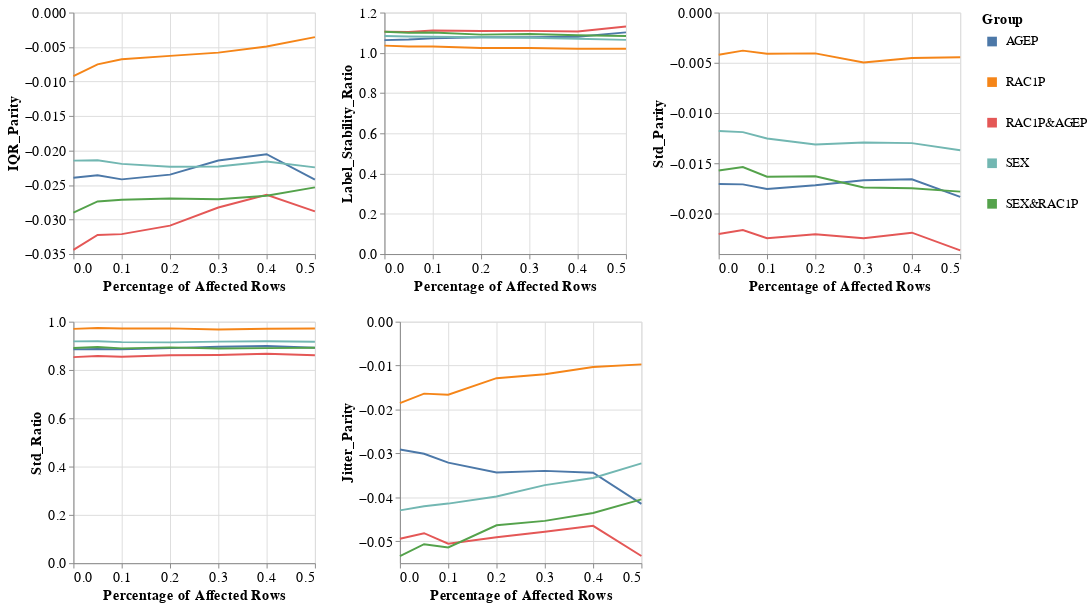

The notebook cell saved with this chart:
### Markdown cell above
### Group metrics per dataset and model

### Code cell
visualizer.create_groups_grid_pct_lines_plot(model_name=MODEL_NAMES[0],
                                             target_preprocessing_technique=PREPROCESSING_TECHNIQUES[0],
                                             group_metrics_type='variance')

### Figure 1 — Vega-Lite specification as saved in the notebook (floating-point values rounded to 4 significant figures)
{"config": {"view": {"continuousWidth": 400, "continuousHeight": 300}, "axis": {"labelFontSize": 15, "titleFontSize": 15}, "legend": {"labelFontSize": 13, "symbolStrokeWidth": 10, "titleFontSize": 15}}, "vconcat": [{"hconcat": [{"mark": "line", "encoding": {"color": {"field": "Group", "type": "nominal"}, "x": {"field": "Percentage", "title": "Percentage of Affected Rows", "type": "quantitative"}, "y": {"field": "Metric_Value", "title": "IQR_Parity", "type": "quantitative"}}, "height": 250, "width": 250}, {"data": {"name": "data-b93d85f6df326695f2cd91fbb3cf0f01"}, "mark": "line", "encoding": {"color": {"field": "Group", "type": "nominal"}, "x": {"field": "Percentage", "title": "Percentage of Affected Rows", "type": "quantitative"}, "y": {"field": "Metric_Value", "title": "Label_Stability_Ratio", "type": "quantitative"}}, "height": 250, "width": 250}, {"data": {"name": "data-0d9e8126d1ada0380030b4e2690999a8"}, "mark": "line", "encoding": {"color": {"field": "Group", "type": "nominal"}, "x": {"field": "Percentage", "title": "Percentage of Affected Rows", "type": "quantitative"}, "y": {"field": "Metric_Value", "title": "Std_Parity", "type": "quantitative"}}, "height": 250, "width": 250}]}, {"hconcat": [{"mark": "line", "encoding": {"color": {"field": "Group", "type": "nominal"}, "x": {"field": "Percentage", "title": "Percentage of Affected Rows", "type": "quantitative"}, "y": {"field": "Metric_Value", "title": "Std_Ratio", "type": "quantitative"}}, "height": 250, "width": 250}, {"data": {"name": "data-0247d5ad75c874aca2ae61397e365b96"}, "mark": "line", "encoding": {"color": {"field": "Group", "type": "nominal"}, "x": {"field": "Percentage", "title": "Percentage of Affected Rows", "type": "quantitative"}, "y": {"field": "Metric_Value", "title": "Jitter_Parity", "type": "quantitative"}}, "height": 250, "width": 250}], "data": {"name": "data-4e2c5392d53b18b516d1f5e9a4ae5f09"}}], "data": {"name": "data-d7409fc9b0b6319469786d5ee09371ed"}, "$schema": "https://vega.github.io/schema/vega-lite/v4.17.0.json", "datasets": {"data-d7409fc9b0b6319469786d5ee09371ed": [{"Model_Name": "DecisionTreeClassifier", "Metric": "IQR_Parity", "Group": "AGEP", "Metric_Value": -0.02393, "Percentage": 0.0}, {"Model_Name": "DecisionTreeClassifier", "Metric": "IQR_Parity", "Group": "RAC1P", "Metric_Value": -0.009228, "Percentage": 0.0}, {"Model_Name": "DecisionTreeClassifier", "Metric": "IQR_Parity", "Group": "RAC1P&AGEP", "Metric_Value": -0.0344, "Percentage": 0.0}, {"Model_Name": "DecisionTreeClassifier", "Metric": "IQR_Parity", "Group": "SEX", "Metric_Value": -0.02145, "Percentage": 0.0}, {"Model_Name": "DecisionTreeClassifier", "Metric": "IQR_Parity", "Group": "SEX&RAC1P", "Metric_Value": -0.02901, "Percentage": 0.0}, {"Model_Name": "DecisionTreeClassifier", "Metric": "IQR_Parity", "Group": "AGEP", "Metric_Value": -0.02357, "Percentage": 0.05}, {"Model_Name": "DecisionTreeClassifier", "Metric": "IQR_Parity", "Group": "RAC1P", "Metric_Value": -0.007504, "Percentage": 0.05}, {"Model_Name": "DecisionTreeClassifier", "Metric": "IQR_Parity", "Group": "RAC1P&AGEP", "Metric_Value": -0.03223, "Percentage": 0.05}, {"Model_Name": "DecisionTreeClassifier", "Metric": "IQR_Parity", "Group": "SEX", "Metric_Value": -0.02141, "Percentage": 0.05}, {"Model_Name": "DecisionTreeClassifier", "Metric": "IQR_Parity", "Group": "SEX&RAC1P", "Metric_Value": -0.02738, "Percentage": 0.05}, {"Model_Name": "DecisionTreeClassifier", "Metric": "IQR_Parity", "Group": "AGEP", "Metric_Value": -0.02417, "Percentage": 0.1}, {"Model_Name": "DecisionTreeClassifier", "Metric": "IQR_Parity", "Group": "RAC1P", "Metric_Value": -0.006762, "Percentage": 0.1}, {"Model_Name": "DecisionTreeClassifier", "Metric": "IQR_Parity", "Group": "RAC1P&AGEP", "Metric_Value": -0.03211, "Percentage": 0.1}, {"Model_Name": "DecisionTreeClassifier", "Metric": "IQR_Parity", "Group": "SEX", "Metric_Value": -0.02193, "Percentage": 0.1}, {"Model_Name": "DecisionTreeClassifier", "Metric": "IQR_Parity", "Group": "SEX&RAC1P", "Metric_Value": -0.02713, "Percentage": 0.1}, {"Model_Name": "DecisionTreeClassifier", "Metric": "IQR_Parity", "Group": "AGEP", "Metric_Value": -0.02349, "Percentage": 0.2}, {"Model_Name": "DecisionTreeClassifier", "Metric": "IQR_Parity", "Group": "RAC1P", "Metric_Value": -0.006274, "Percentage": 0.2}, {"Model_Name": "DecisionTreeClassifier", "Metric": "IQR_Parity", "Group": "RAC1P&AGEP", "Metric_Value": -0.03088, "Percentage": 0.2}, {"Model_Name": "DecisionTreeClassifier", "Metric": "IQR_Parity", "Group": "SEX", "Metric_Value": -0.02234, "Percentage": 0.2}, {"Model_Name": "DecisionTreeClassifier", "Metric": "IQR_Parity", "Group": "SEX&RAC1P", "Metric_Value": -0.02695, "Percentage": 0.2}, {"Model_Name": "DecisionTreeClassifier", "Metric": "IQR_Parity", "Group": "AGEP", "Metric_Value": -0.02145, "Percentage": 0.3}, {"Model_Name": "DecisionTreeClassifier", "Metric": "IQR_Parity", "Group": "RAC1P", "Metric_Value": -0.005806, "Percentage": 0.3}, {"Model_Name": "DecisionTreeClassifier", "Metric": "IQR_Parity", "Group": "RAC1P&AGEP", "Metric_Value": -0.02825, "Percentage": 0.3}, {"Model_Name": "DecisionTreeClassifier", "Metric": "IQR_Parity", "Group": "SEX", "Metric_Value": -0.02231, "Percentage": 0.3}, {"Model_Name": "DecisionTreeClassifier", "Metric": "IQR_Parity", "Group": "SEX&RAC1P", "Metric_Value": -0.02706, "Percentage": 0.3}, {"Model_Name": "DecisionTreeClassifier", "Metric": "IQR_Parity", "Group": "AGEP", "Metric_Value": -0.02053, "Percentage": 0.4}, {"Model_Name": "DecisionTreeClassifier", "Metric": "IQR_Parity", "Group": "RAC1P", "Metric_Value": -0.004919, "Percentage": 0.4}, {"Model_Name": "DecisionTreeClassifier", "Metric": "IQR_Parity", "Group": "RAC1P&AGEP", "Metric_Value": -0.02641, "Percentage": 0.4}, {"Model_Name": "DecisionTreeClassifier", "Metric": "IQR_Parity", "Group": "SEX", "Metric_Value": -0.02159, "Percentage": 0.4}, {"Model_Name": "DecisionTreeClassifier", "Metric": "IQR_Parity", "Group": "SEX&RAC1P", "Metric_Value": -0.02655, "Percentage": 0.4}, {"Model_Name": "DecisionTreeClassifier", "Metric": "IQR_Parity", "Group": "AGEP", "Metric_Value": -0.0242, "Percentage": 0.5}, {"Model_Name": "DecisionTreeClassifier", "Metric": "IQR_Parity", "Group": "RAC1P", "Metric_Value": -0.003556, "Percentage": 0.5}, {"Model_Name": "DecisionTreeClassifier", "Metric": "IQR_Parity", "Group": "RAC1P&AGEP", "Metric_Value": -0.02883, "Percentage": 0.5}, {"Model_Name": "DecisionTreeClassifier", "Metric": "IQR_Parity", "Group": "SEX", "Metric_Value": -0.02244, "Percentage": 0.5}, {"Model_Name": "DecisionTreeClassifier", "Metric": "IQR_Parity", "Group": "SEX&RAC1P", "Metric_Value": -0.02533, "Percentage": 0.5}], "data-b93d85f6df326695f2cd91fbb3cf0f01": [{"Model_Name": "DecisionTreeClassifier", "Metric": "Label_Stability_Ratio", "Group": "AGEP", "Metric_Value": 1.063, "Percentage": 0.0}, {"Model_Name": "DecisionTreeClassifier", "Metric": "Label_Stability_Ratio", "Group": "RAC1P", "Metric_Value": 1.036, "Percentage": 0.0}, {"Model_Name": "DecisionTreeClassifier", "Metric": "Label_Stability_Ratio", "Group": "RAC1P&AGEP", "Metric_Value": 1.105, "Percentage": 0.0}, {"Model_Name": "DecisionTreeClassifier", "Metric": "Label_Stability_Ratio", "Group": "SEX", "Metric_Value": 1.083, "Percentage": 0.0}, {"Model_Name": "DecisionTreeClassifier", "Metric": "Label_Stability_Ratio", "Group": "SEX&RAC1P", "Metric_Value": 1.105, "Percentage": 0.0}, {"Model_Name": "DecisionTreeClassifier", "Metric": "Label_Stability_Ratio", "Group": "AGEP", "Metric_Value": 1.066, "Percentage": 0.05}, {"Model_Name": "DecisionTreeClassifier", "Metric": "Label_Stability_Ratio", "Group": "RAC1P", "Metric_Value": 1.031, "Percentage": 0.05}, {"Model_Name": "DecisionTreeClassifier", "Metric": "Label_Stability_Ratio", "Group": "RAC1P&AGEP", "Metric_Value": 1.103, "Percentage": 0.05}, {"Model_Name": "DecisionTreeClassifier", "Metric": "Label_Stability_Ratio", "Group": "SEX", "Metric_Value": 1.081, "Percentage": 0.05}, {"Model_Name": "DecisionTreeClassifier", "Metric": "Label_Stability_Ratio", "Group": "SEX&RAC1P", "Metric_Value": 1.099, "Percentage": 0.05}, {"Model_Name": "DecisionTreeClassifier", "Metric": "Label_Stability_Ratio", "Group": "AGEP", "Metric_Value": 1.072, "Percentage": 0.1}, {"Model_Name": "DecisionTreeClassifier", "Metric": "Label_Stability_Ratio", "Group": "RAC1P", "Metric_Value": 1.032, "Percentage": 0.1}, {"Model_Name": "DecisionTreeClassifier", "Metric": "Label_Stability_Ratio", "Group": "RAC1P&AGEP", "Metric_Value": 1.111, "Percentage": 0.1}, {"Model_Name": "DecisionTreeClassifier", "Metric": "Label_Stability_Ratio", "Group": "SEX", "Metric_Value": 1.08, "Percentage": 0.1}, {"Model_Name": "DecisionTreeClassifier", "Metric": "Label_Stability_Ratio", "Group": "SEX&RAC1P", "Metric_Value": 1.101, "Percentage": 0.1}, {"Model_Name": "DecisionTreeClassifier", "Metric": "Label_Stability_Ratio", "Group": "AGEP", "Metric_Value": 1.077, "Percentage": 0.2}, {"Model_Name": "DecisionTreeClassifier", "Metric": "Label_Stability_Ratio", "Group": "RAC1P", "Metric_Value": 1.024, "Percentage": 0.2}, {"Model_Name": "DecisionTreeClassifier", "Metric": "Label_Stability_Ratio", "Group": "RAC1P&AGEP", "Metric_Value": 1.108, "Percentage": 0.2}, {"Model_Name": "DecisionTreeClassifier", "Metric": "Label_Stability_Ratio", "Group": "SEX", "Metric_Value": 1.077, "Percentage": 0.2}, {"Model_Name": "DecisionTreeClassifier", "Metric": "Label_Stability_Ratio", "Group": "SEX&RAC1P", "Metric_Value": 1.09, "Percentage": 0.2}, {"Model_Name": "DecisionTreeClassifier", "Metric": "Label_Stability_Ratio", "Group": "AGEP", "Metric_Value": 1.077, "Percentage": 0.3}, {"Model_Name": "DecisionTreeClassifier", "Metric": "Label_Stability_Ratio", "Group": "RAC1P", "Metric_Value": 1.024, "Percentage": 0.3}, {"Model_Name": "DecisionTreeClassifier", "Metric": "Label_Stability_Ratio", "Group": "RAC1P&AGEP", "Metric_Value": 1.109, "Percentage": 0.3}, {"Model_Name": "DecisionTreeClassifier", "Metric": "Label_Stability_Ratio", "Group": "SEX", "Metric_Value": 1.075, "Percentage": 0.3}, {"Model_Name": "DecisionTreeClassifier", "Metric": "Label_Stability_Ratio", "Group": "SEX&RAC1P", "Metric_Value": 1.094, "Percentage": 0.3}, {"Model_Name": "DecisionTreeClassifier", "Metric": "Label_Stability_Ratio", "Group": "AGEP", "Metric_Value": 1.08, "Percentage": 0.4}, {"Model_Name": "DecisionTreeClassifier", "Metric": "Label_Stability_Ratio", "Group": "RAC1P", "Metric_Value": 1.02, "Percentage": 0.4}, {"Model_Name": "DecisionTreeClassifier", "Metric": "Label_Stability_Ratio", "Group": "RAC1P&AGEP", "Metric_Value": 1.106, "Percentage": 0.4}, {"Model_Name": "DecisionTreeClassifier", "Metric": "Label_Stability_Ratio", "Group": "SEX", "Metric_Value": 1.07, "Percentage": 0.4}, {"Model_Name": "DecisionTreeClassifier", "Metric": "Label_Stability_Ratio", "Group": "SEX&RAC1P", "Metric_Value": 1.087, "Percentage": 0.4}, {"Model_Name": "DecisionTreeClassifier", "Metric": "Label_Stability_Ratio", "Group": "AGEP", "Metric_Value": 1.101, "Percentage": 0.5}, {"Model_Name": "DecisionTreeClassifier", "Metric": "Label_Stability_Ratio", "Group": "RAC1P", "Metric_Value": 1.02, "Percentage": 0.5}, {"Model_Name": "DecisionTreeClassifier", "Metric": "Label_Stability_Ratio", "Group": "RAC1P&AGEP", "Metric_Value": 1.131, "Percentage": 0.5}, {"Model_Name": "DecisionTreeClassifier", "Metric": "Label_Stability_Ratio", "Group": "SEX", "Metric_Value": 1.064, "Percentage": 0.5}, {"Model_Name": "DecisionTreeClassifier", "Metric": "Label_Stability_Ratio", "Group": "SEX&RAC1P", "Metric_Value": 1.084, "Percentage": 0.5}], "data-0d9e8126d1ada0380030b4e2690999a8": [{"Model_Name": "DecisionTreeClassifier", "Metric": "Std_Parity", "Group": "AGEP", "Metric_Value": -0.01704, "Percentage": 0.0}, {"Model_Name": "DecisionTreeClassifier", "Metric": "Std_Parity", "Group": "RAC1P", "Metric_Value": -0.004196, "Percentage": 0.0}, {"Model_Name": "DecisionTreeClassifier", "Metric": "Std_Parity", "Group": "RAC1P&AGEP", "Metric_Value": -0.02201, "Percentage": 0.0}, {"Model_Name": "DecisionTreeClassifier", "Metric": "Std_Parity", "Group": "SEX", "Metric_Value": -0.01177, "Percentage": 0.0}, {"Model_Name": "DecisionTreeClassifier", "Metric": "Std_Parity", "Group": "SEX&RAC1P", "Metric_Value": -0.01569, "Percentage": 0.0}, {"Model_Name": "DecisionTreeClassifier", "Metric": "Std_Parity", "Group": "AGEP", "Metric_Value": -0.01708, "Percentage": 0.05}, {"Model_Name": "DecisionTreeClassifier", "Metric": "Std_Parity", "Group": "RAC1P", "Metric_Value": -0.003786, "Percentage": 0.05}, {"Model_Name": "DecisionTreeClassifier", "Metric": "Std_Parity", "Group": "RAC1P&AGEP", "Metric_Value": -0.02161, "Percentage": 0.05}, {"Model_Name": "DecisionTreeClassifier", "Metric": "Std_Parity", "Group": "SEX", "Metric_Value": -0.01188, "Percentage": 0.05}, {"Model_Name": "DecisionTreeClassifier", "Metric": "Std_Parity", "Group": "SEX&RAC1P", "Metric_Value": -0.01536, "Percentage": 0.05}, {"Model_Name": "DecisionTreeClassifier", "Metric": "Std_Parity", "Group": "AGEP", "Metric_Value": -0.01754, "Percentage": 0.1}, {"Model_Name": "DecisionTreeClassifier", "Metric": "Std_Parity", "Group": "RAC1P", "Metric_Value": -0.004091, "Percentage": 0.1}, {"Model_Name": "DecisionTreeClassifier", "Metric": "Std_Parity", "Group": "RAC1P&AGEP", "Metric_Value": -0.02242, "Percentage": 0.1}, {"Model_Name": "DecisionTreeClassifier", "Metric": "Std_Parity", "Group": "SEX", "Metric_Value": -0.01252, "Percentage": 0.1}, {"Model_Name": "DecisionTreeClassifier", "Metric": "Std_Parity", "Group": "SEX&RAC1P", "Metric_Value": -0.01632, "Percentage": 0.1}, {"Model_Name": "DecisionTreeClassifier", "Metric": "Std_Parity", "Group": "AGEP", "Metric_Value": -0.01717, "Percentage": 0.2}, {"Model_Name": "DecisionTreeClassifier", "Metric": "Std_Parity", "Group": "RAC1P", "Metric_Value": -0.004054, "Percentage": 0.2}, {"Model_Name": "DecisionTreeClassifier", "Metric": "Std_Parity", "Group": "RAC1P&AGEP", "Metric_Value": -0.02203, "Percentage": 0.2}, {"Model_Name": "DecisionTreeClassifier", "Metric": "Std_Parity", "Group": "SEX", "Metric_Value": -0.0131, "Percentage": 0.2}, {"Model_Name": "DecisionTreeClassifier", "Metric": "Std_Parity", "Group": "SEX&RAC1P", "Metric_Value": -0.01626, "Percentage": 0.2}, {"Model_Name": "DecisionTreeClassifier", "Metric": "Std_Parity", "Group": "AGEP", "Metric_Value": -0.01666, "Percentage": 0.3}, {"Model_Name": "DecisionTreeClassifier", "Metric": "Std_Parity", "Group": "RAC1P", "Metric_Value": -0.004962, "Percentage": 0.3}, {"Model_Name": "DecisionTreeClassifier", "Metric": "Std_Parity", "Group": "RAC1P&AGEP", "Metric_Value": -0.02243, "Percentage": 0.3}, {"Model_Name": "DecisionTreeClassifier", "Metric": "Std_Parity", "Group": "SEX", "Metric_Value": -0.01291, "Percentage": 0.3}, {"Model_Name": "DecisionTreeClassifier", "Metric": "Std_Parity", "Group": "SEX&RAC1P", "Metric_Value": -0.01738, "Percentage": 0.3}, {"Model_Name": "DecisionTreeClassifier", "Metric": "Std_Parity", "Group": "AGEP", "Metric_Value": -0.01657, "Percentage": 0.4}, {"Model_Name": "DecisionTreeClassifier", "Metric": "Std_Parity", "Group": "RAC1P", "Metric_Value": -0.00452, "Percentage": 0.4}, {"Model_Name": "DecisionTreeClassifier", "Metric": "Std_Parity", "Group": "RAC1P&AGEP", "Metric_Value": -0.02187, "Percentage": 0.4}, {"Model_Name": "DecisionTreeClassifier", "Metric": "Std_Parity", "Group": "SEX", "Metric_Value": -0.01297, "Percentage": 0.4}, {"Model_Name": "DecisionTreeClassifier", "Metric": "Std_Parity", "Group": "SEX&RAC1P", "Metric_Value": -0.01746, "Percentage": 0.4}, {"Model_Name": "DecisionTreeClassifier", "Metric": "Std_Parity", "Group": "AGEP", "Metric_Value": -0.01831, "Percentage": 0.5}, {"Model_Name": "DecisionTreeClassifier", "Metric": "Std_Parity", "Group": "RAC1P", "Metric_Value": -0.00445, "Percentage": 0.5}, {"Model_Name": "DecisionTreeClassifier", "Metric": "Std_Parity", "Group": "RAC1P&AGEP", "Metric_Value": -0.02363, "Percentage": 0.5}, {"Model_Name": "DecisionTreeClassifier", "Metric": "Std_Parity", "Group": "SEX", "Metric_Value": -0.01368, "Percentage": 0.5}, {"Model_Name": "DecisionTreeClassifier", "Metric": "Std_Parity", "Group": "SEX&RAC1P", "Metric_Value": -0.01779, "Percentage": 0.5}], "data-4e2c5392d53b18b516d1f5e9a4ae5f09": [{"Model_Name": "DecisionTreeClassifier", "Metric": "Std_Ratio", "Group": "AGEP", "Metric_Value": 0.8853, "Percentage": 0.0}, {"Model_Name": "DecisionTreeClassifier", "Metric": "Std_Ratio", "Group": "RAC1P", "Metric_Value": 0.9702, "Percentage": 0.0}, {"Model_Name": "DecisionTreeClassifier", "Metric": "Std_Ratio", "Group": "RAC1P&AGEP", "Metric_Value": 0.8532, "Percentage": 0.0}, {"Model_Name": "DecisionTreeClassifier", "Metric": "Std_Ratio", "Group": "SEX", "Metric_Value": 0.9184, "Percentage": 0.0}, {"Model_Name": "DecisionTreeClassifier", "Metric": "Std_Ratio", "Group": "SEX&RAC1P", "Metric_Value": 0.8911, "Percentage": 0.0}, {"Model_Name": "DecisionTreeClassifier", "Metric": "Std_Ratio", "Group": "AGEP", "Metric_Value": 0.8866, "Percentage": 0.05}, {"Model_Name": "DecisionTreeClassifier", "Metric": "Std_Ratio", "Group": "RAC1P", "Metric_Value": 0.9735, "Percentage": 0.05}, {"Model_Name": "DecisionTreeClassifier", "Metric": "Std_Ratio", "Group": "RAC1P&AGEP", "Metric_Value": 0.8578, "Percentage": 0.05}, {"Model_Name": "DecisionTreeClassifier", "Metric": "Std_Ratio", "Group": "SEX", "Metric_Value": 0.9188, "Percentage": 0.05}, {"Model_Name": "DecisionTreeClassifier", "Metric": "Std_Ratio", "Group": "SEX&RAC1P", "Metric_Value": 0.895, "Percentage": 0.05}, {"Model_Name": "DecisionTreeClassifier", "Metric": "Std_Ratio", "Group": "AGEP", "Metric_Value": 0.8853, "Percentage": 0.1}, {"Model_Name": "DecisionTreeClassifier", "Metric": "Std_Ratio", "Group": "RAC1P", "Metric_Value": 0.9716, "Percentage": 0.1}, {"Model_Name": "DecisionTreeClassifier", "Metric": "Std_Ratio", "Group": "RAC1P&AGEP", "Metric_Value": 0.8547, "Percentage": 0.1}, {"Model_Name": "DecisionTreeClassifier", "Metric": "Std_Ratio", "Group": "SEX", "Metric_Value": 0.9155, "Percentage": 0.1}, {"Model_Name": "DecisionTreeClassifier", "Metric": "Std_Ratio", "Group": "SEX&RAC1P", "Metric_Value": 0.8895, "Percentage": 0.1}, {"Model_Name": "DecisionTreeClassifier", "Metric": "Std_Ratio", "Group": "AGEP", "Metric_Value": 0.8906, "Percentage": 0.2}, {"Model_Name": "DecisionTreeClassifier", "Metric": "Std_Ratio", "Group": "RAC1P", "Metric_Value": 0.9724, "Percentage": 0.2}, {"Model_Name": "DecisionTreeClassifier", "Metric": "Std_Ratio", "Group": "RAC1P&AGEP", "Metric_Value": 0.8607, "Percentage": 0.2}, {"Model_Name": "DecisionTreeClassifier", "Metric": "Std_Ratio", "Group": "SEX", "Metric_Value": 0.9143, "Percentage": 0.2}, {"Model_Name": "DecisionTreeClassifier", "Metric": "Std_Ratio", "Group": "SEX&RAC1P", "Metric_Value": 0.8936, "Percentage": 0.2}, {"Model_Name": "DecisionTreeClassifier", "Metric": "Std_Ratio", "Group": "AGEP", "Metric_Value": 0.8964, "Percentage": 0.3}, {"Model_Name": "DecisionTreeClassifier", "Metric": "Std_Ratio", "Group": "RAC1P", "Metric_Value": 0.9676, "Percentage": 0.3}, {"Model_Name": "DecisionTreeClassifier", "Metric": "Std_Ratio", "Group": "RAC1P&AGEP", "Metric_Value": 0.862, "Percentage": 0.3}, {"Model_Name": "DecisionTreeClassifier", "Metric": "Std_Ratio", "Group": "SEX", "Metric_Value": 0.9175, "Percentage": 0.3}, {"Model_Name": "DecisionTreeClassifier", "Metric": "Std_Ratio", "Group": "SEX&RAC1P", "Metric_Value": 0.8893, "Percentage": 0.3}, {"Model_Name": "DecisionTreeClassifier", "Metric": "Std_Ratio", "Group": "AGEP", "Metric_Value": 0.899, "Percentage": 0.4}, {"Model_Name": "DecisionTreeClassifier", "Metric": "Std_Ratio", "Group": "RAC1P", "Metric_Value": 0.9705, "Percentage": 0.4}, {"Model_Name": "DecisionTreeClassifier", "Metric": "Std_Ratio", "Group": "RAC1P&AGEP", "Metric_Value": 0.867, "Percentage": 0.4}, {"Model_Name": "DecisionTreeClassifier", "Metric": "Std_Ratio", "Group": "SEX", "Metric_Value": 0.9192, "Percentage": 0.4}, {"Model_Name": "DecisionTreeClassifier", "Metric": "Std_Ratio", "Group": "SEX&RAC1P", "Metric_Value": 0.8905, "Percentage": 0.4}, {"Model_Name": "DecisionTreeClassifier", "Metric": "Std_Ratio", "Group": "AGEP", "Metric_Value": 0.8921, "Percentage": 0.5}, {"Model_Name": "DecisionTreeClassifier", "Metric": "Std_Ratio", "Group": "RAC1P", "Metric_Value": 0.972, "Percentage": 0.5}, {"Model_Name": "DecisionTreeClassifier", "Metric": "Std_Ratio", "Group": "RAC1P&AGEP", "Metric_Value": 0.8613, "Percentage": 0.5}, {"Model_Name": "DecisionTreeClassifier", "Metric": "Std_Ratio", "Group": "SEX", "Metric_Value": 0.917, "Percentage": 0.5}, {"Model_Name": "DecisionTreeClassifier", "Metric": "Std_Ratio", "Group": "SEX&RAC1P", "Metric_Value": 0.8917, "Percentage": 0.5}], "data-0247d5ad75c874aca2ae61397e365b96": [{"Model_Name": "DecisionTreeClassifier", "Metric": "Jitter_Parity", "Group": "AGEP", "Metric_Value": -0.02912, "Percentage": 0.0}, {"Model_Name": "DecisionTreeClassifier", "Metric": "Jitter_Parity", "Group": "RAC1P", "Metric_Value": -0.01853, "Percentage": 0.0}, {"Model_Name": "DecisionTreeClassifier", "Metric": "Jitter_Parity", "Group": "RAC1P&AGEP", "Metric_Value": -0.04944, "Percentage": 0.0}, {"Model_Name": "DecisionTreeClassifier", "Metric": "Jitter_Parity", "Group": "SEX", "Metric_Value": -0.04298, "Percentage": 0.0}, {"Model_Name": "DecisionTreeClassifier", "Metric": "Jitter_Parity", "Group": "SEX&RAC1P", "Metric_Value": -0.0534, "Percentage": 0.0}, {"Model_Name": "DecisionTreeClassifier", "Metric": "Jitter_Parity", "Group": "AGEP", "Metric_Value": -0.03009, "Percentage": 0.05}, {"Model_Name": "DecisionTreeClassifier", "Metric": "Jitter_Parity", "Group": "RAC1P", "Metric_Value": -0.01639, "Percentage": 0.05}, {"Model_Name": "DecisionTreeClassifier", "Metric": "Jitter_Parity", "Group": "RAC1P&AGEP", "Metric_Value": -0.04818, "Percentage": 0.05}, {"Model_Name": "DecisionTreeClassifier", "Metric": "Jitter_Parity", "Group": "SEX", "Metric_Value": -0.04203, "Percentage": 0.05}, {"Model_Name": "DecisionTreeClassifier", "Metric": "Jitter_Parity", "Group": "SEX&RAC1P", "Metric_Value": -0.05068, "Percentage": 0.05}, {"Model_Name": "DecisionTreeClassifier", "Metric": "Jitter_Parity", "Group": "AGEP", "Metric_Value": -0.03209, "Percentage": 0.1}, {"Model_Name": "DecisionTreeClassifier", "Metric": "Jitter_Parity", "Group": "RAC1P", "Metric_Value": -0.01664, "Percentage": 0.1}, {"Model_Name": "DecisionTreeClassifier", "Metric": "Jitter_Parity", "Group": "RAC1P&AGEP", "Metric_Value": -0.05057, "Percentage": 0.1}, {"Model_Name": "DecisionTreeClassifier", "Metric": "Jitter_Parity", "Group": "SEX", "Metric_Value": -0.04143, "Percentage": 0.1}, {"Model_Name": "DecisionTreeClassifier", "Metric": "Jitter_Parity", "Group": "SEX&RAC1P", "Metric_Value": -0.05142, "Percentage": 0.1}, {"Model_Name": "DecisionTreeClassifier", "Metric": "Jitter_Parity", "Group": "AGEP", "Metric_Value": -0.03436, "Percentage": 0.2}, {"Model_Name": "DecisionTreeClassifier", "Metric": "Jitter_Parity", "Group": "RAC1P", "Metric_Value": -0.01287, "Percentage": 0.2}, {"Model_Name": "DecisionTreeClassifier", "Metric": "Jitter_Parity", "Group": "RAC1P&AGEP", "Metric_Value": -0.04909, "Percentage": 0.2}, {"Model_Name": "DecisionTreeClassifier", "Metric": "Jitter_Parity", "Group": "SEX", "Metric_Value": -0.03981, "Percentage": 0.2}, {"Model_Name": "DecisionTreeClassifier", "Metric": "Jitter_Parity", "Group": "SEX&RAC1P", "Metric_Value": -0.04638, "Percentage": 0.2}, {"Model_Name": "DecisionTreeClassifier", "Metric": "Jitter_Parity", "Group": "AGEP", "Metric_Value": -0.03398, "Percentage": 0.3}, {"Model_Name": "DecisionTreeClassifier", "Metric": "Jitter_Parity", "Group": "RAC1P", "Metric_Value": -0.01196, "Percentage": 0.3}, {"Model_Name": "DecisionTreeClassifier", "Metric": "Jitter_Parity", "Group": "RAC1P&AGEP", "Metric_Value": -0.04784, "Percentage": 0.3}, {"Model_Name": "DecisionTreeClassifier", "Metric": "Jitter_Parity", "Group": "SEX", "Metric_Value": -0.03722, "Percentage": 0.3}, {"Model_Name": "DecisionTreeClassifier", "Metric": "Jitter_Parity", "Group": "SEX&RAC1P", "Metric_Value": -0.04537, "Percentage": 0.3}, {"Model_Name": "DecisionTreeClassifier", "Metric": "Jitter_Parity", "Group": "AGEP", "Metric_Value": -0.03439, "Percentage": 0.4}, {"Model_Name": "DecisionTreeClassifier", "Metric": "Jitter_Parity", "Group": "RAC1P", "Metric_Value": -0.01033, "Percentage": 0.4}, {"Model_Name": "DecisionTreeClassifier", "Metric": "Jitter_Parity", "Group": "RAC1P&AGEP", "Metric_Value": -0.0465, "Percentage": 0.4}, {"Model_Name": "DecisionTreeClassifier", "Metric": "Jitter_Parity", "Group": "SEX", "Metric_Value": -0.0356, "Percentage": 0.4}, {"Model_Name": "DecisionTreeClassifier", "Metric": "Jitter_Parity", "Group": "SEX&RAC1P", "Metric_Value": -0.04357, "Percentage": 0.4}, {"Model_Name": "DecisionTreeClassifier", "Metric": "Jitter_Parity", "Group": "AGEP", "Metric_Value": -0.04148, "Percentage": 0.5}, {"Model_Name": "DecisionTreeClassifier", "Metric": "Jitter_Parity", "Group": "RAC1P", "Metric_Value": -0.009717, "Percentage": 0.5}, {"Model_Name": "DecisionTreeClassifier", "Metric": "Jitter_Parity", "Group": "RAC1P&AGEP", "Metric_Value": -0.05337, "Percentage": 0.5}, {"Model_Name": "DecisionTreeClassifier", "Metric": "Jitter_Parity", "Group": "SEX", "Metric_Value": -0.03227, "Percentage": 0.5}, {"Model_Name": "DecisionTreeClassifier", "Metric": "Jitter_Parity", "Group": "SEX&RAC1P", "Metric_Value": -0.04046, "Percentage": 0.5}]}}
